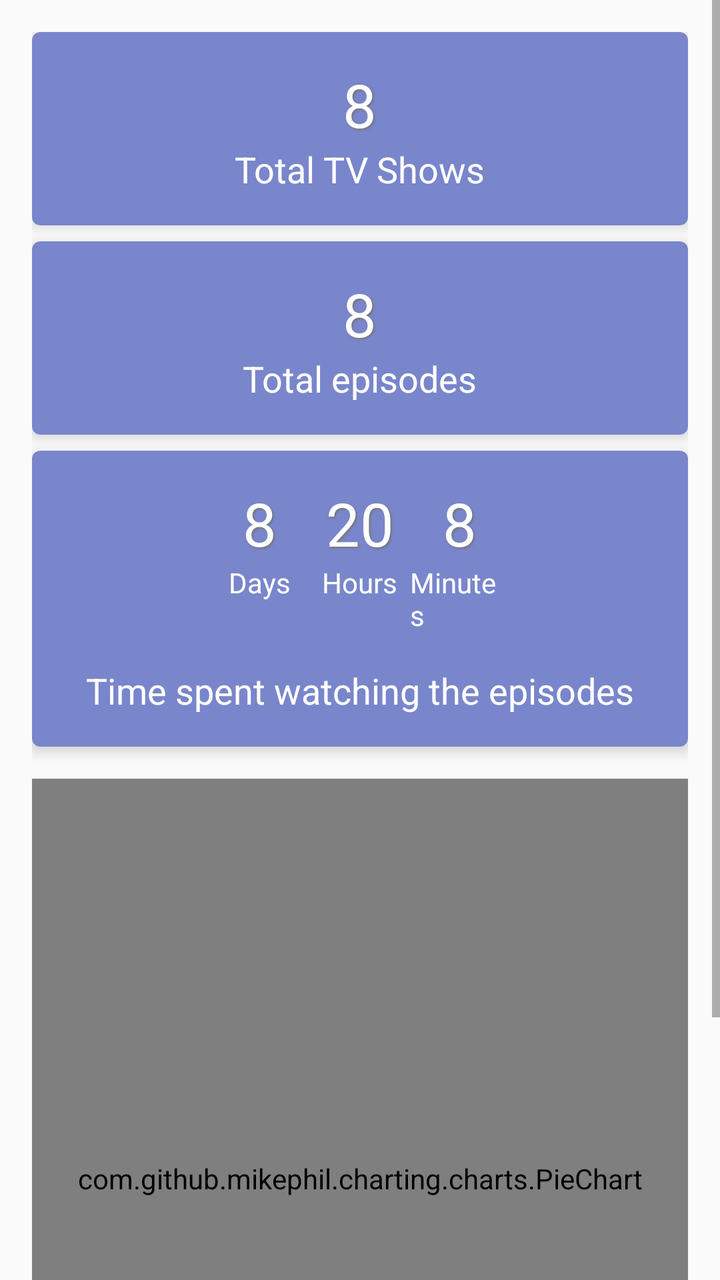
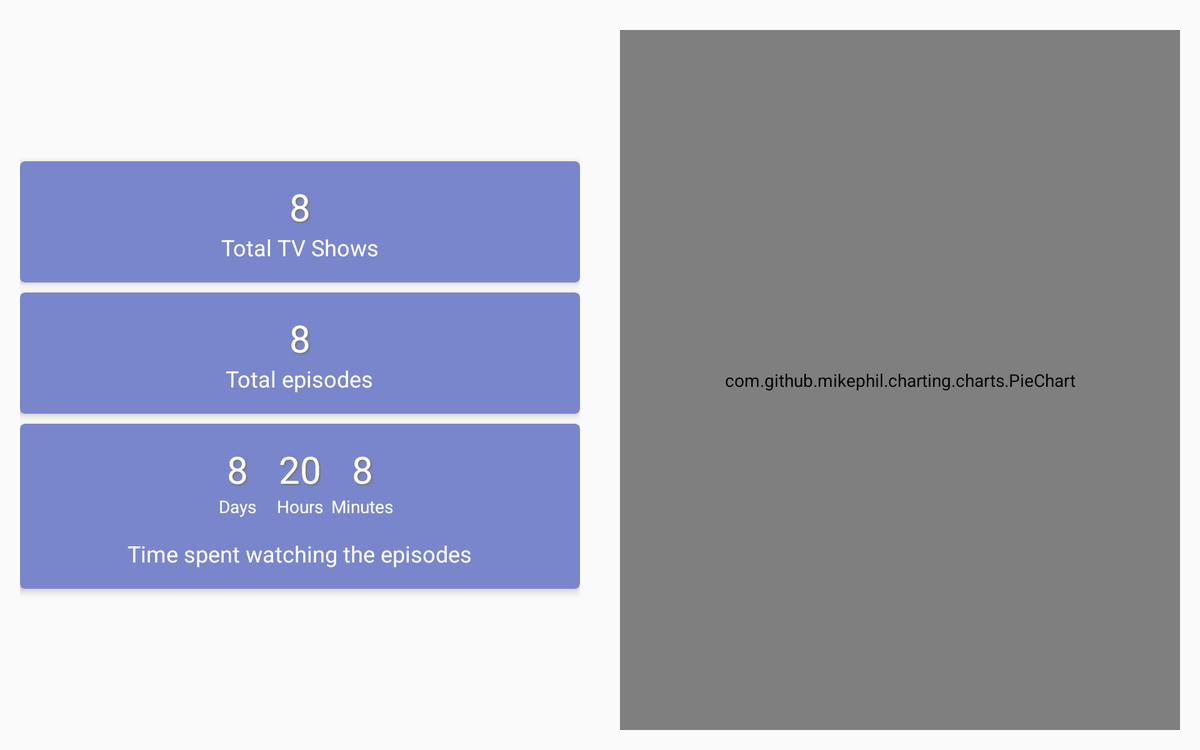

Two renders of one Android screen. The first uses the default layout on a phone; the second uses the alternative layout the repository ships for a different screen configuration, on a matching device. The two XML files are below.
<!-- AndroidManifest.xml: application theme AppTheme -->
<!-- res/layout/fragment_statistic.xml -->
<FrameLayout
    xmlns:android="http://schemas.android.com/apk/res/android"
    xmlns:tools="http://schemas.android.com/tools"
    xmlns:app="http://schemas.android.com/apk/res-auto"
    tools:context="smasini.it.traxer.app.fragments.StatisticFragment"
    android:layout_width="match_parent"
    android:layout_height="match_parent">

    <ScrollView
        android:layout_width="match_parent"
        android:layout_height="wrap_content">
        <LinearLayout
            android:layout_width="match_parent"
            android:layout_height="match_parent"
            android:orientation="vertical"
            android:padding="16dp">

            <android.support.v7.widget.CardView
                app:cardCornerRadius="4dp"
                app:cardElevation="4dp"
                app:cardBackgroundColor="@color/indigo_300"
                android:id="@+id/card_view"
                android:layout_gravity="center"
                android:layout_width="match_parent"
                android:layout_height="wrap_content"
                >
                <LinearLayout
                    android:layout_width="match_parent"
                    android:layout_height="wrap_content"
                    android:padding="16dp"
                    android:gravity="center"
                    android:orientation="vertical">
                    <TextView
                        android:layout_width="wrap_content"
                        android:layout_height="wrap_content"
                        android:textSize="30sp"
                        android:shadowColor="@color/shadow_color"
                        android:shadowDx="2"
                        android:shadowDy="2"
                        android:shadowRadius="2"
                        android:id="@+id/total_series"
                        android:text="8"/>
                    <TextView
                        android:layout_width="wrap_content"
                        android:layout_height="wrap_content"
                        android:textSize="18sp"
                        android:text="@string/total_serie_label"/>

                </LinearLayout>
            </android.support.v7.widget.CardView>

            <android.support.v7.widget.CardView
                app:cardCornerRadius="4dp"
                app:cardElevation="4dp"
                app:cardBackgroundColor="@color/indigo_300"
                android:layout_marginTop="8dp"
                android:layout_gravity="center"
                android:layout_width="match_parent"
                android:layout_height="wrap_content"
                >
                <LinearLayout
                    android:layout_width="match_parent"
                    android:layout_height="wrap_content"
                    android:padding="16dp"
                    android:gravity="center"
                    android:orientation="vertical">
                    <TextView
                        android:layout_width="wrap_content"
                        android:layout_height="wrap_content"
                        android:textSize="30sp"
                        android:id="@+id/total_episodes"
                        android:shadowColor="@color/shadow_color"
                        android:shadowDx="2"
                        android:shadowDy="2"
                        android:shadowRadius="2"
                        android:text="8"/>
                    <TextView
                        android:layout_width="wrap_content"
                        android:layout_height="wrap_content"
                        android:textSize="18sp"
                        android:text="@string/total_episode_label"/>

                </LinearLayout>
            </android.support.v7.widget.CardView>

            <android.support.v7.widget.CardView
                app:cardCornerRadius="4dp"
                app:cardElevation="4dp"
                app:cardBackgroundColor="@color/indigo_300"
                android:layout_marginTop="8dp"
                android:layout_gravity="center"
                android:layout_width="match_parent"
                android:layout_height="wrap_content"
                >
                <LinearLayout
                    android:layout_width="match_parent"
                    android:layout_height="wrap_content"
                    android:padding="16dp"
                    android:gravity="center"
                    android:orientation="vertical">
                    <LinearLayout
                        android:layout_width="match_parent"
                        android:layout_height="wrap_content"
                        android:gravity="center_horizontal"
                        android:layout_marginBottom="16dp"
                        android:orientation="horizontal">
                        <LinearLayout
                            android:layout_width="50dp"
                            android:layout_height="wrap_content"
                            android:gravity="center"
                            android:orientation="vertical">
                            <TextView
                                android:layout_width="wrap_content"
                                android:layout_height="wrap_content"
                                android:textSize="30sp"
                                android:shadowColor="@color/shadow_color"
                                android:shadowDx="2"
                                android:shadowDy="2"
                                android:id="@+id/total_days"
                                android:shadowRadius="2"
                                android:text="8"/>
                            <TextView
                                android:layout_width="wrap_content"
                                android:layout_height="wrap_content"
                                android:textSize="14sp"
                                android:text="@string/days_label"/>
                        </LinearLayout>
                        <LinearLayout
                            android:layout_width="50dp"
                            android:layout_height="wrap_content"
                            android:gravity="center"
                            android:orientation="vertical">
                            <TextView
                                android:layout_width="wrap_content"
                                android:layout_height="wrap_content"
                                android:textSize="30sp"
                                android:id="@+id/total_hours"
                                android:shadowColor="@color/shadow_color"
                                android:shadowDx="2"
                                android:shadowDy="2"
                                android:shadowRadius="2"
                                android:text="20"/>
                            <TextView
                                android:layout_width="wrap_content"
                                android:layout_height="wrap_content"
                                android:textSize="14sp"
                                android:text="@string/hours_label"/>
                        </LinearLayout>
                        <LinearLayout
                            android:layout_width="50dp"
                            android:layout_height="wrap_content"
                            android:gravity="center"
                            android:orientation="vertical">
                            <TextView
                                android:layout_width="wrap_content"
                                android:layout_height="wrap_content"
                                android:textSize="30sp"
                                android:id="@+id/total_minutes"
                                android:shadowColor="@color/shadow_color"
                                android:shadowDx="2"
                                android:shadowDy="2"
                                android:shadowRadius="2"
                                android:text="8"/>
                            <TextView
                                android:layout_width="wrap_content"
                                android:layout_height="wrap_content"
                                android:textSize="14sp"
                                android:text="@string/minutes_label"/>
                        </LinearLayout>
                    </LinearLayout>
                    <TextView
                        android:layout_width="wrap_content"
                        android:layout_height="wrap_content"
                        android:textSize="18sp"
                        android:text="@string/time_total_label"/>

                </LinearLayout>
            </android.support.v7.widget.CardView>

            <com.github.mikephil.charting.charts.PieChart
                android:id="@+id/chart_watch"
                android:layout_marginTop="16dp"
                android:layout_width="match_parent"
                android:layout_height="@dimen/chart_height"
                />

        </LinearLayout>
    </ScrollView>
</FrameLayout>
<!-- resources referenced by this layout -->
<resources>
  <color name="indigo_300">#7986CB</color>
  <color name="shadow_color">@color/grey_600</color>
  <dimen name="chart_height">400dp</dimen>
  <string name="days_label">Days</string>
  <string name="hours_label">Hours</string>
  <string name="minutes_label">Minutes</string>
  <string name="time_total_label">Time spent watching the episodes</string>
  <string name="total_episode_label">Total episodes</string>
  <string name="total_serie_label">Total TV Shows</string>
  <!-- from res/values-v21/ -->
  <style name="AppTheme" parent="Theme.AppCompat.Light.NoActionBar">
          <item name="colorPrimary">@color/colorPrimary</item>
          <item name="colorPrimaryDark">@color/colorPrimaryDark</item>
          <item name="colorAccent">@color/colorAccent</item>
          <item name="android:textColor">@color/text_color</item>
  
          <item name="android:statusBarColor">@android:color/transparent</item>
          <item name="android:windowDrawsSystemBarBackgrounds">true</item>
          
      </style>
  <color name="grey_600">#757575</color>
  <color name="colorPrimary">@color/indigo_500</color>
  <color name="colorPrimaryDark">@color/indigo_700</color>
  <color name="colorAccent">@color/cyan_500</color>
  <color name="text_color">#FFFFFF</color>
  <color name="indigo_500">#3F51B5</color>
  <color name="indigo_700">#303F9F</color>
  <color name="cyan_500">#00BCD4</color>
</resources>
<!-- res/layout-sw600dp-land/fragment_statistic.xml (the repository's variant of the layout above) -->
<!-- drawn on a 7-inch tablet turned sideways -->
<LinearLayout
    xmlns:android="http://schemas.android.com/apk/res/android"
    xmlns:tools="http://schemas.android.com/tools"
    xmlns:app="http://schemas.android.com/apk/res-auto"
    tools:context="smasini.it.traxer.app.fragments.StatisticFragment"
    android:orientation="horizontal"
    android:layout_width="match_parent"
    android:layout_height="match_parent"
    android:weightSum="1">
        <LinearLayout
            android:layout_width="0dp"
            android:layout_height="match_parent"
            android:orientation="vertical"
            android:layout_weight="0.5"
            android:gravity="center_vertical"
            android:padding="16dp">

            <android.support.v7.widget.CardView
                app:cardCornerRadius="4dp"
                app:cardElevation="4dp"
                app:cardBackgroundColor="@color/indigo_300"
                android:id="@+id/card_view"
                android:layout_gravity="center"
                android:layout_width="match_parent"
                android:layout_height="wrap_content"
                >
                <LinearLayout
                    android:layout_width="match_parent"
                    android:layout_height="wrap_content"
                    android:padding="16dp"
                    android:gravity="center"
                    android:orientation="vertical">
                    <TextView
                        android:layout_width="wrap_content"
                        android:layout_height="wrap_content"
                        android:textSize="30sp"
                        android:shadowColor="@color/shadow_color"
                        android:shadowDx="2"
                        android:shadowDy="2"
                        android:shadowRadius="2"
                        android:id="@+id/total_series"
                        android:text="8"/>
                    <TextView
                        android:layout_width="wrap_content"
                        android:layout_height="wrap_content"
                        android:textSize="18sp"
                        android:text="@string/total_serie_label"/>

                </LinearLayout>
            </android.support.v7.widget.CardView>

            <android.support.v7.widget.CardView
                app:cardCornerRadius="4dp"
                app:cardElevation="4dp"
                app:cardBackgroundColor="@color/indigo_300"
                android:layout_marginTop="8dp"
                android:layout_gravity="center"
                android:layout_width="match_parent"
                android:layout_height="wrap_content"
                >
                <LinearLayout
                    android:layout_width="match_parent"
                    android:layout_height="wrap_content"
                    android:padding="16dp"
                    android:gravity="center"
                    android:orientation="vertical">
                    <TextView
                        android:layout_width="wrap_content"
                        android:layout_height="wrap_content"
                        android:textSize="30sp"
                        android:id="@+id/total_episodes"
                        android:shadowColor="@color/shadow_color"
                        android:shadowDx="2"
                        android:shadowDy="2"
                        android:shadowRadius="2"
                        android:text="8"/>
                    <TextView
                        android:layout_width="wrap_content"
                        android:layout_height="wrap_content"
                        android:textSize="18sp"
                        android:text="@string/total_episode_label"/>

                </LinearLayout>
            </android.support.v7.widget.CardView>

            <android.support.v7.widget.CardView
                app:cardCornerRadius="4dp"
                app:cardElevation="4dp"
                app:cardBackgroundColor="@color/indigo_300"
                android:layout_marginTop="8dp"
                android:layout_gravity="center"
                android:layout_width="match_parent"
                android:layout_height="wrap_content"
                >
                <LinearLayout
                    android:layout_width="match_parent"
                    android:layout_height="wrap_content"
                    android:padding="16dp"
                    android:gravity="center"
                    android:orientation="vertical">
                    <LinearLayout
                        android:layout_width="match_parent"
                        android:layout_height="wrap_content"
                        android:gravity="center_horizontal"
                        android:layout_marginBottom="16dp"
                        android:orientation="horizontal">
                        <LinearLayout
                            android:layout_width="50dp"
                            android:layout_height="wrap_content"
                            android:gravity="center"
                            android:orientation="vertical">
                            <TextView
                                android:layout_width="wrap_content"
                                android:layout_height="wrap_content"
                                android:textSize="30sp"
                                android:shadowColor="@color/shadow_color"
                                android:shadowDx="2"
                                android:shadowDy="2"
                                android:id="@+id/total_days"
                                android:shadowRadius="2"
                                android:text="8"/>
                            <TextView
                                android:layout_width="wrap_content"
                                android:layout_height="wrap_content"
                                android:textSize="14sp"
                                android:text="@string/days_label"/>
                        </LinearLayout>
                        <LinearLayout
                            android:layout_width="50dp"
                            android:layout_height="wrap_content"
                            android:gravity="center"
                            android:orientation="vertical">
                            <TextView
                                android:layout_width="wrap_content"
                                android:layout_height="wrap_content"
                                android:textSize="30sp"
                                android:id="@+id/total_hours"
                                android:shadowColor="@color/shadow_color"
                                android:shadowDx="2"
                                android:shadowDy="2"
                                android:shadowRadius="2"
                                android:text="20"/>
                            <TextView
                                android:layout_width="wrap_content"
                                android:layout_height="wrap_content"
                                android:textSize="14sp"
                                android:text="@string/hours_label"/>
                        </LinearLayout>
                        <LinearLayout
                            android:layout_width="50dp"
                            android:layout_height="wrap_content"
                            android:gravity="center"
                            android:orientation="vertical">
                            <TextView
                                android:layout_width="wrap_content"
                                android:layout_height="wrap_content"
                                android:textSize="30sp"
                                android:id="@+id/total_minutes"
                                android:shadowColor="@color/shadow_color"
                                android:shadowDx="2"
                                android:shadowDy="2"
                                android:shadowRadius="2"
                                android:text="8"/>
                            <TextView
                                android:layout_width="wrap_content"
                                android:layout_height="wrap_content"
                                android:textSize="14sp"
                                android:text="@string/minutes_label"/>
                        </LinearLayout>
                    </LinearLayout>
                    <TextView
                        android:layout_width="wrap_content"
                        android:layout_height="wrap_content"
                        android:textSize="18sp"
                        android:text="@string/time_total_label"/>

                </LinearLayout>
            </android.support.v7.widget.CardView>

        </LinearLayout>
    <LinearLayout
        android:layout_width="0dp"
        android:layout_height="match_parent"
        android:orientation="vertical"
        android:gravity="center_vertical"
        android:layout_weight="0.5"
        android:padding="16dp">

        <com.github.mikephil.charting.charts.PieChart
            android:id="@+id/chart_watch"
            android:layout_marginTop="8dp"
            android:layout_width="match_parent"
            android:layout_height="match_parent"
            />
        </LinearLayout>
</LinearLayout>
<!-- resources referenced by the variant -->
<!-- as a 7-inch tablet turned sideways resolves them -->
<resources>
  <color name="indigo_300">#7986CB</color>
  <color name="shadow_color">@color/grey_600</color>
  <string name="days_label">Days</string>
  <string name="hours_label">Hours</string>
  <string name="minutes_label">Minutes</string>
  <string name="time_total_label">Time spent watching the episodes</string>
  <string name="total_episode_label">Total episodes</string>
  <string name="total_serie_label">Total TV Shows</string>
  <!-- from res/values-v21/ -->
  <style name="AppTheme" parent="Theme.AppCompat.Light.NoActionBar">
          <item name="colorPrimary">@color/colorPrimary</item>
          <item name="colorPrimaryDark">@color/colorPrimaryDark</item>
          <item name="colorAccent">@color/colorAccent</item>
          <item name="android:textColor">@color/text_color</item>
  
          <item name="android:statusBarColor">@android:color/transparent</item>
          <item name="android:windowDrawsSystemBarBackgrounds">true</item>
          
      </style>
  <color name="grey_600">#757575</color>
  <color name="colorPrimary">@color/indigo_500</color>
  <color name="colorPrimaryDark">@color/indigo_700</color>
  <color name="colorAccent">@color/cyan_500</color>
  <color name="text_color">#FFFFFF</color>
  <color name="indigo_500">#3F51B5</color>
  <color name="indigo_700">#303F9F</color>
  <color name="cyan_500">#00BCD4</color>
</resources>
